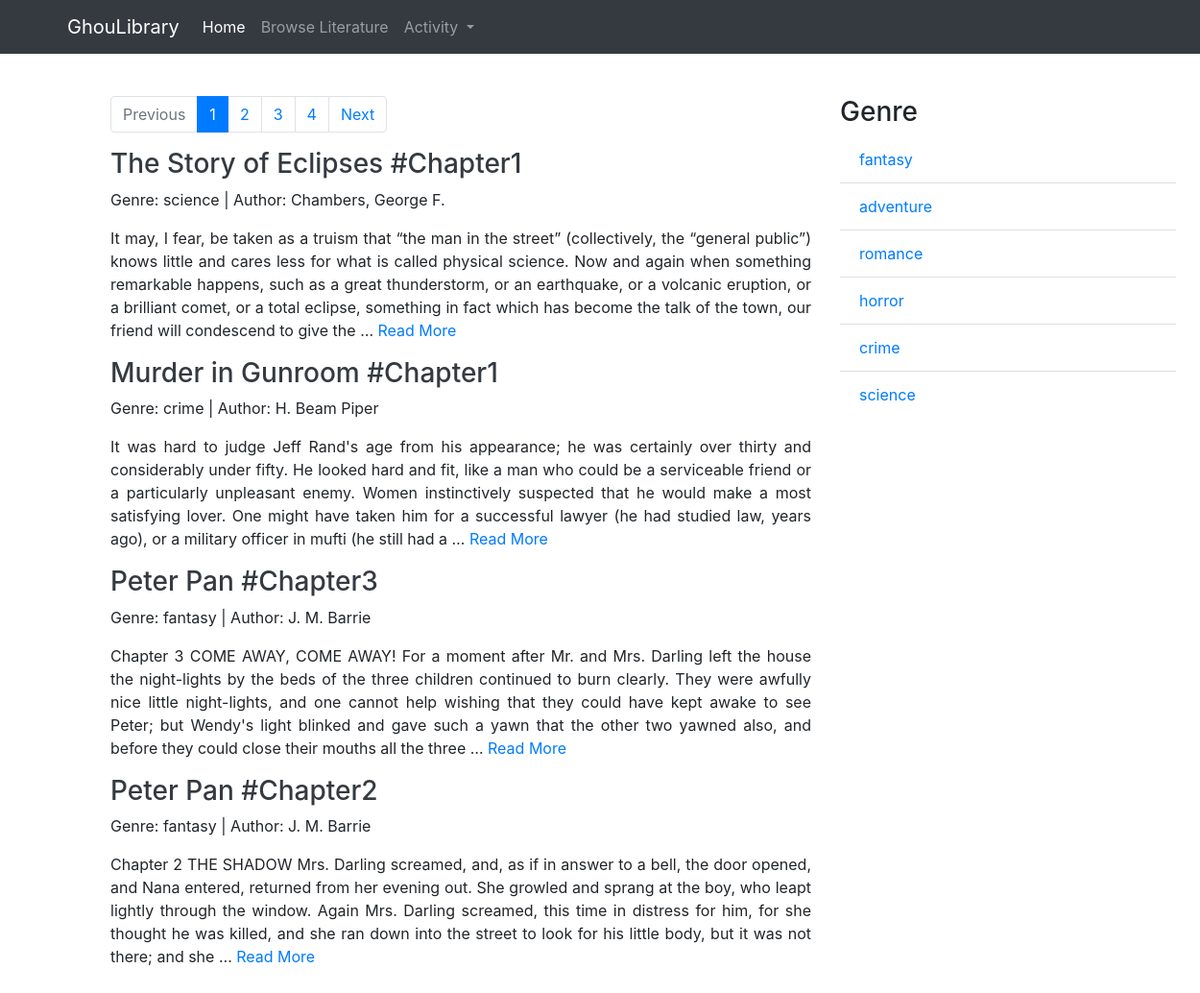
Screenshot of /books/1 with the database file from the repository.
### books/models.py (models this page shows, shortened)
class Books(models.Model):
	title	= models.CharField(max_length=255)
	content = models.TextField()
	genre	= models.CharField(max_length=255)
	author  = models.CharField(max_length=255)
	published = models.DateTimeField(auto_now_add=True)
	updated = models.DateTimeField(auto_now=True)
	slug	= models.SlugField(blank=True, editable=False)

### books/views.py (the view)
# urls.py: re_path('^(?P<page>\d+)$', ContentListView.as_view(), name='list'),
class ContentListView(ListView):
	model 		  = Books
	template_name = "books/content_list.html"
	context_object_name = 'books_list'
	ordering 	  = ['-published']
	paginate_by   = 4
	def get_context_data(self, *args, **kwargs):
		genre_list = self.model.objects.values_list('genre', flat=True).distinct()
		self.kwargs.update({'genre_list':genre_list})
		kwargs = self.kwargs
		return super().get_context_data(*args, **kwargs)

### templates/books/content_list.html (shortened to what this page needs)
{% extends "base.html" %}
{% block book_contents %}
<div class="row">
	<div class="col-md-8">
		{% if is_paginated %}
		<nav aria-label="contentPage">
			<ul class="pagination">
				{% if page_obj.has_previous %}
				<li class="page-item">
					<a class="page-link" href="{% url 'books:list' page_obj.previous_page_number %}">Previous</a>
				</li>
				{% else %}
				<li class="page-item disabled">
					<a class="page-link" href="#" tabindex="-1" aria-disabled="true">Previous</a>
				</li>
				{% endif %}
				{% for page in paginator.page_range %}
				{% if page is page_obj.number %}
				<li class="page-item active" aria-current="page">
					<span class="page-link" href="#">{{page}}<span class="sr-only">(current)</span></span>
				</li>
				{% else %}
				<li class="page-item">
					<a class="page-link" href="{% url 'books:list' page %}">{{page}}</a>
				</li>
				{% endif %}
				{% endfor %}
				{% if page_obj.has_next %}
				<li class="page-item">
					<a class="page-link" href="{% url 'books:list' page_obj.next_page_number %}">Next</a>
				</li>
				{% else %}
				<li class="page-item disabled">
					<a class="page-link" href="#" tabindex="-1" aria-disabled="true">Next</a>
				</li>
				{% endif %}
			</ul>
		</nav>
		{% endif %}
		{% for books  in books_list  %}
			<h3>
				<a class="text-dark" href="{% url 'books:detail' books.slug %}">{{books.title}}</a>
			</h3>
			<p>Genre: {{books.genre}} | Author: {{books.author}}</p>
			<p align="justify">{{books.content | truncatewords:75}}
				<a href="{% url 'books:detail' books.slug %}">Read More</a>
			</p>
		{% endfor %}
	</div>
	<div class="col-sm">
		<h3> Genre </h3>
		<ul class="list-group list-group-flush">
			{% for genre in genre_list  %}
			<li class="list-group-item">
				<a href="{% url 'books:genres' genre 1%}">{{genre}}</a>
			</li>
			{% endfor %}
		</ul>
	</div>
</div>
{% endblock book_contents %}

### rows the page displays
Books: title "The Story of Eclipses #Chapter1", genre "science", author "Chambers, George F.", content "It may, I fear, be taken as a truism that “the man in the street” (collectively, the “general public”) knows little and cares less for what is called physical science. Now and again when something remarkable happens, such as a great thunderstorm, or an earthquake, or a volcanic eruption, or a brilliant comet, or a total eclipse, something in fact which has become the talk of the town, our friend will condescend to give the …"
Books: title "Murder in Gunroom #Chapter1", genre "crime", author "H. Beam Piper", content "It was hard to judge Jeff Rand's age from his appearance; he was certainly over thirty and considerably under fifty. He looked hard and fit, like a man who could be a serviceable friend or a particularly unpleasant enemy. Women instinctively suspected that he would make a most satisfying lover. One might have taken him for a successful lawyer (he had studied law, years ago), or a military officer in mufti (he still had a …"
Books: title "Peter Pan #Chapter3", genre "fantasy", author "J. M. Barrie", content "Chapter 3 COME AWAY, COME AWAY! For a moment after Mr. and Mrs. Darling left the house the night-lights by the beds of the three children continued to burn clearly. They were awfully nice little night-lights, and one cannot help wishing that they could have kept awake to see Peter; but Wendy's light blinked and gave such a yawn that the other two yawned also, and before they could close their mouths all the three …"
Books: title "Peter Pan #Chapter2", genre "fantasy", author "J. M. Barrie", content "Chapter 2 THE SHADOW Mrs. Darling screamed, and, as if in answer to a bell, the door opened, and Nana entered, returned from her evening out. She growled and sprang at the boy, who leapt lightly through the window. Again Mrs. Darling screamed, this time in distress for him, for she thought he was killed, and she ran down into the street to look for his little body, but it was not there; and she …"

### other values shown
{{ page }} "1"
{{ page }} "2" "3" "4"
{{ genre }} "fantasy" "adventure" "romance" "horror" "crime" "science"
